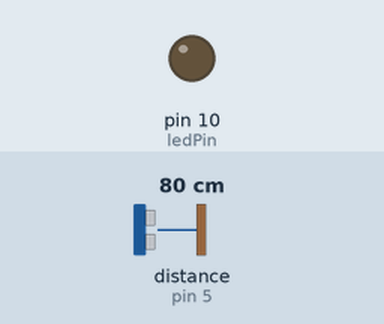
The sketch below on a simulated Arduino Uno, built with avr-gcc and run on an emulated ATmega328P. Shown: output pins drawn as LEDs (lit = HIGH). Wiring (inferred from the names in the program): ultrasonic range finder: trigger pin 4; echo pin 5. The test bench sets the inputs (shaded band); at power-on: distance to the obstacle (sensor on pin 5) 80 cm. The echo pulse lasts 58.3 µs per cm; pins used as bus, display or sensor lines are not drawn; what the sketch prints to the serial monitor is not drawn.

Above: at 1.3 s.
1.4 s: distance to the obstacle (sensor on pin 5) set to 54 cm
2.9 s: distance to the obstacle (sensor on pin 5) set to 47 cm
At 4.0 s:
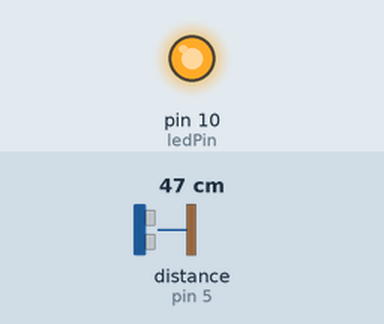
4.5 s: distance to the obstacle (sensor on pin 5) set to 60 cm
At 5.6 s:
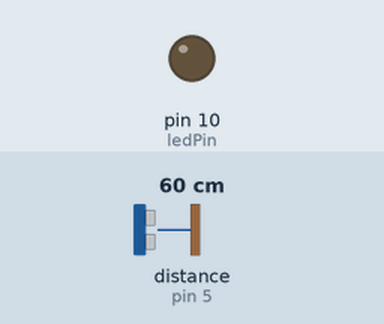
6.0 s: distance to the obstacle (sensor on pin 5) set to 2 cm
At 7.2 s:
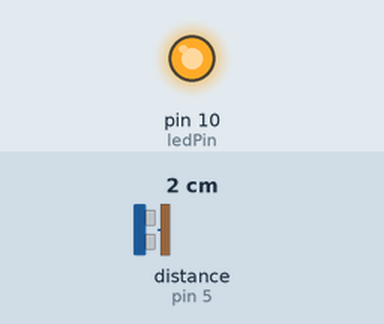
Timing chart, 0 to 8.5 s (numbered marks = the images above; inputs shaded):
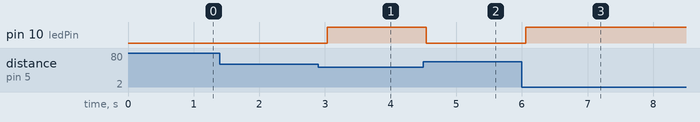

The sketch:

ultraSonic.ino
```cpp
const int trigPin = 4;    // 초음파 발신핀
const int echoPin = 5;   // 초음파 수신핀
//const int ledPin = 10;
#define ledPin 10

void setup() {
  Serial.begin(115200);   // 시리얼 통신 초기화
  pinMode(trigPin, OUTPUT);
  pinMode(ledPin, OUTPUT);
  pinMode(echoPin, INPUT);
}

void loop() {
  digitalWrite(trigPin, LOW);  // 초음파 발신핀 초기화
  delayMicroseconds(2);
  digitalWrite(trigPin, HIGH);  // 초음파 발신 시작
  delayMicroseconds(10);
  digitalWrite(trigPin, LOW);

  long duration = pulseIn(echoPin, HIGH);  // 초음파 수신시간 측정
  float distance = duration * 0.034 / 2;  // 거리 계산
  Serial.print("거리: ");  // 거리 값 시리얼 통신으로 출력
  Serial.print(distance);
  Serial.println(" cm");
  if (distance < 50)
    digitalWrite(ledPin,HIGH);
  else
    digitalWrite(ledPin,LOW);
  delay(500);  // 0.5초 지연
}
```

Measured:
- the behaviour switches between 51 and 50 cm on distance to the obstacle (sensor on pin 5) (found by bisection; images 0 and 1)
- after the input at 1.4 s, every drawn part: stays the same
- after the input at 2.9 s, pin 10 (ledPin): LOW → HIGH after 0.13 s
- after the input at 4.5 s, pin 10 (ledPin): HIGH → LOW after 0.05 s
- after the input at 6.0 s, pin 10 (ledPin): LOW → HIGH after 0.06 s
